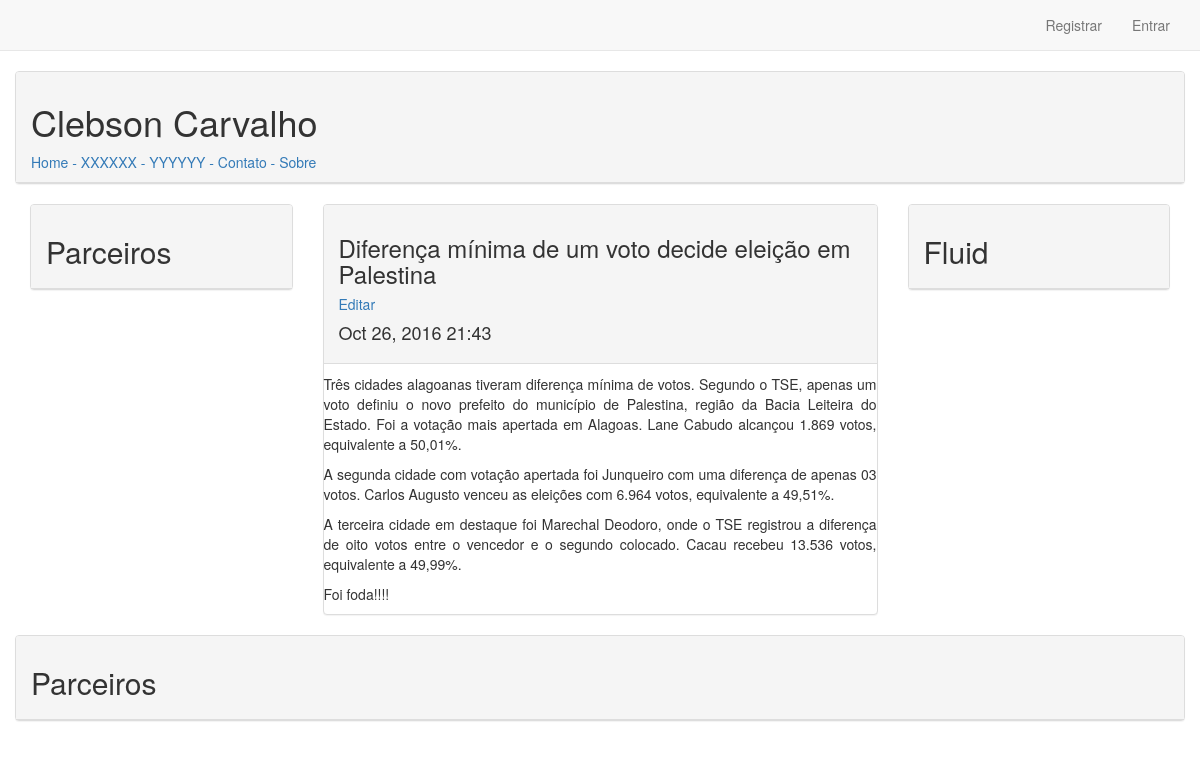
The app's page /detailPost/6/, older data.
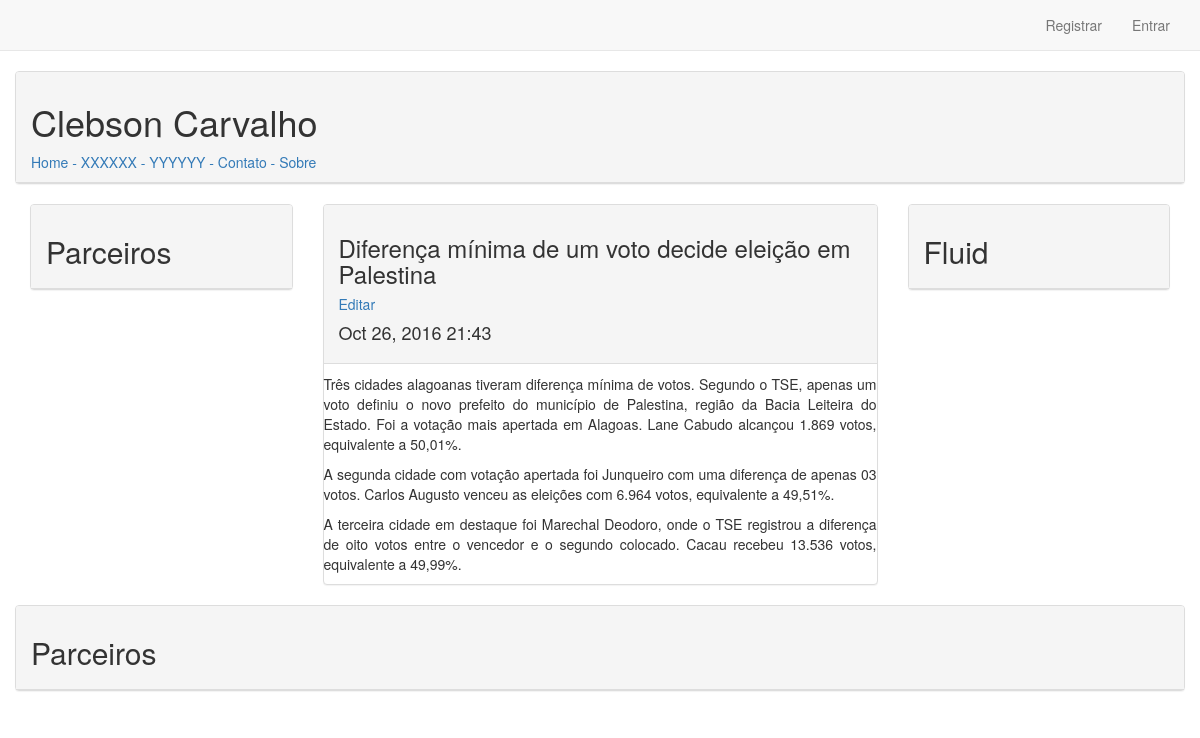
The same page, newer data.
### blogs/models.py (models this page shows, shortened)
class BlogPost(models.Model):
    titulo = models.CharField(max_length=200)
    texto = models.TextField()
    textResumo = models.TextField(max_length=400, null=True)
    dataAdd = models.DateTimeField(auto_now_add=True)
    usuario = models.ForeignKey(User)

### blogs/views.py (the view)
# urls.py: url(r'^detailPost/(?P<post_id>\d+)/$', views.detailPost, name='detailPost'),
def detailPost(request, post_id):
	post = BlogPost.objects.get(id = post_id)
	context = {'post':post}
	return render(request, 'blogs/detailPost.html', context)

### blogs/templates/blogs/detailPost.html (shortened to what this page needs)
{% extends "blogs/base.html" %}
{% load bootstrap3 %}
{% block content %}
	<div class="panel panel-default">
        <div class="panel-heading">
            <h3>
                {{ post.titulo }}<a href="{% url 'blogs:editPost' post.id%}"><h5>Editar</h5></a>
            </h3>
            <h4>
                {{ post.dataAdd|date:'M d, Y H:i' }}
            </h4>
        </div>
        <div align="justify">
            <p>
                {{ post.texto|linebreaks }}
            </p>
        </div>
    </div>
{% endblock content %}

### blogs/templates/blogs/base.html (shortened to what this page needs)
{% load bootstrap3 %}
<!DOCTYPE html>
<html lang="en">
    <head>
        {% bootstrap_css %}
    </head>
    <body>
        <nav class="navbar navbar-default navbar-static-top">
            <div class="container">
		<div id="navbar" class="navbar-collapse collapse">
                    {% if user.is_authenticated %}
                        <ul class="nav navbar-nav navbar-right">
                            <li><a>Bem Vindo, {{ user.first_name }}</a></li>
                            <li><a href="{% url 'users:logout' %}">Sair</a></li>
                        </ul>
                    {% else %}
                        <ul class="nav navbar-nav navbar-right">
                            <li><a href="{% url 'users:register'%}">Registrar</a></li>
                            <li><a href="{% url 'users:login' %}">Entrar</a></li>
                        </ul>
                    {% endif %}
                </div>
            </div>
        </nav>
		<div class="container">
			<header class="row">
			<div class="panel panel-default">
				<div class="panel-heading">
					<h1>Clebson Carvalho</h1>
				<a href="{% url 'blogs:posts' %}">Home</a>
				<a href="{% url 'blogs:posts' %}"> - XXXXXX</a>
				<a href="{% url 'blogs:posts' %}"> - YYYYYY</a>
				<a href="{% url 'blogs:posts' %}"> - Contato</a>
				<a href="{% url 'blogs:posts' %}"> - Sobre</a>
				</div>
			</div>
			</header>
			<div class="row">
				<div role="main" class="col-md-6 col-md-push-3">
					{% block content %}
					{% endblock content %}
				</div>
				<aside role="complementary" class="col-md-3 col-md-push-3">
					<div class="panel panel-default">
			    		<div class="panel-heading">
							<h2>Fluid</h2>
						</div>
					</div>
				</aside>
				<nav class="col-md-3 col-md-pull-9">
					<div class="panel panel-default">
						<div class="panel-heading">
							<h2>Parceiros</h2>
						</div>
					</div>
				</nav>
			</div>
			<footer class="row">
				<div class="panel panel-default">
					<div class="panel-heading">
						<h2>Parceiros</h2>
					</div>
				</div>
			</footer>
		</div>
    </body>
</html>

Row changes from the older to the newer data that the page shows:
changed BlogPost "Diferença mínima de um voto decide eleição em Palestina": texto "…votos, equivalente a 49,99%. Foi foda!!!!" → "…votos, equivalente a 49,99%."
